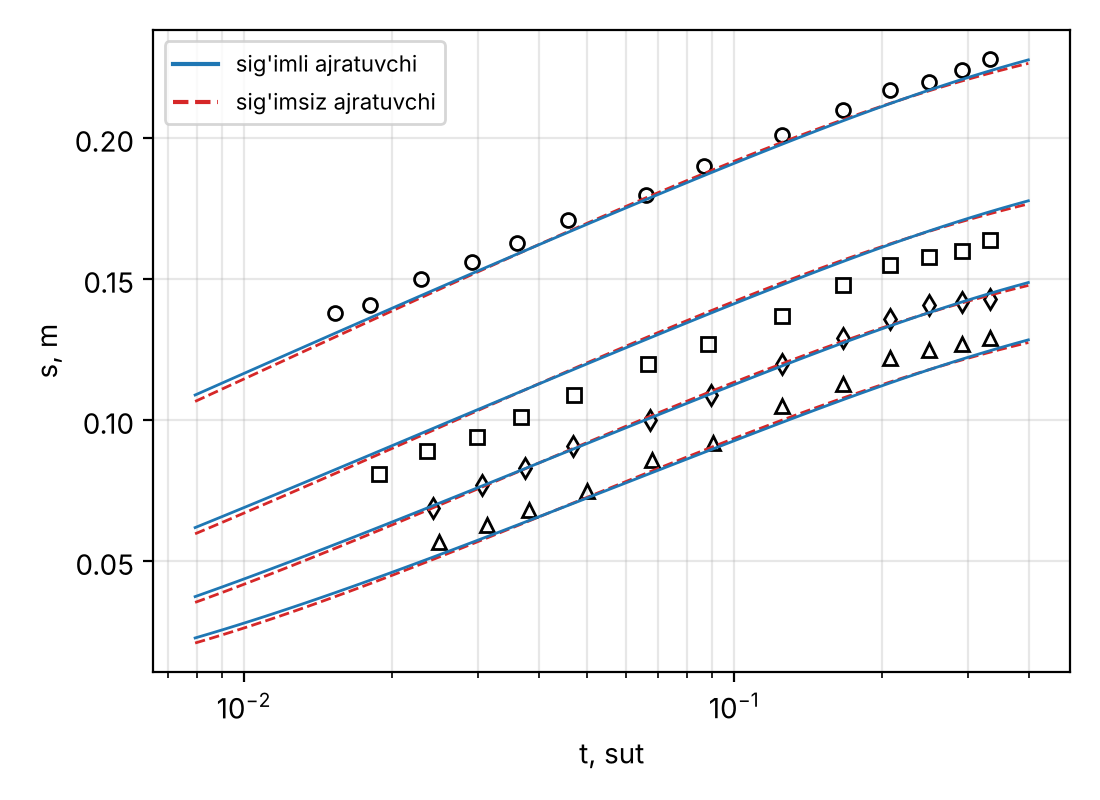

Python code for this plot:
"""4-tajriba: Dalem tajriba-filtratsion ishlari (Kruseman, de Ridder 1990, 4.2-jadval).
Ikki talqin: (a) sig'imsiz ajratuvchi (Xantush–Jakob): KD, S, c;
(b) sig'imli ajratuvchi: KD, S, c, S' (ustki qatlam napori o'zgarmas).
Ikkalasi ham Laplas sohasidagi etalon orqali, eng kichik kvadratlar usuli bilan."""
import json
import numpy as np
from scipy.optimize import least_squares
import matplotlib
matplotlib.use("Agg")
import matplotlib.pyplot as plt
from masala1 import etalon

d = np.genfromtxt("malumotlar/dalem.csv", delimiter=",", names=True, skip_header=2)
Q = 761.0
BIG = 1e9


def model(p, sig):
    KD, S, c = 10 ** p[0], 10 ** p[1], 10 ** p[2]
    Sp = 10 ** p[3] if sig else 0.0
    bq = 1.0  # b' = 1 deb olinadi: K' = 1/c, S'_s = S'; natija faqat c va S' ga bog'liq
    out = np.empty(len(d))
    for r in np.unique(d["r_m"]):
        i = d["r_m"] == r
        out[i] = etalon.kop_qatlam(r, d["t_sut"][i], [BIG, KD], [BIG, S],
                                   [bq / c], [bq], [Sp], [0, Q])[:, 1]
    return out


nat = {}
for nom, sig, p0 in (("sigimsiz", False, [3.2, -3, 2.7]), ("sigimli", True, [3.2, -3, 2.7, -3])):
    f = least_squares(lambda p: model(p, sig) - d["s_m"], p0, method="lm")
    J = f.jac; res = f.fun
    dof = len(res) - len(f.x)
    cov = np.linalg.inv(J.T @ J) * (res @ res) / dof
    sd = np.sqrt(np.diag(cov))
    par = {"KD": 10 ** f.x[0], "S": 10 ** f.x[1], "c": 10 ** f.x[2]}
    if sig:
        par["Sp"] = 10 ** f.x[3]
        par["t_c"] = par["c"] * par["Sp"]
    nat[nom] = {"parametrlar": par, "log10_sd": sd.tolist(),
                "RMSE_m": float(np.sqrt(np.mean(res ** 2))),
                "max_abs_m": float(np.max(abs(res))), "x": f.x.tolist()}
# Kruseman–de Ridder (Walton usuli) parametrlari bilan
pK = [np.log10(1731), np.log10(1.9e-3), np.log10(468)]
rK = model(pK, False) - d["s_m"]
nat["kruseman_walton"] = {"parametrlar": {"KD": 1731, "S": 1.9e-3, "c": 468},
                          "RMSE_m": float(np.sqrt(np.mean(rK ** 2)))}
print(json.dumps(nat, indent=1))
json.dump(nat, open("tajribalar/t4_dalem.json", "w"), indent=1)

fig, ax = plt.subplots(figsize=(5.5, 4))
tt = np.logspace(-2.1, -0.4, 60)
for r, mk in zip((30, 60, 90, 120), "osd^"):
    i = d["r_m"] == r
    ax.semilogx(d["t_sut"][i], d["s_m"][i], mk, mfc="none", color="k", ms=5)
    for nom, ls in (("sigimsiz", "--"), ("sigimli", "-")):
        p = nat[nom]["x"]
        KD, S, c = 10 ** p[0], 10 ** p[1], 10 ** p[2]
        Sp = 10 ** p[3] if len(p) > 3 else 0.0
        s = etalon.kop_qatlam(r, tt, [BIG, KD], [BIG, S], [1 / c], [1.0], [Sp], [0, Q])[:, 1]
        ax.semilogx(tt, s, ls, color="C0" if nom == "sigimli" else "C3", lw=1)
ax.plot([], [], "-", color="C0", label="sig'imli ajratuvchi")
ax.plot([], [], "--", color="C3", label="sig'imsiz ajratuvchi")
ax.set_xlabel("t, sut"); ax.set_ylabel("s, m"); ax.legend(fontsize=8); ax.grid(alpha=.3, which="both")
fig.tight_layout(); fig.savefig("tajribalar/t4_dalem.png", dpi=200, metadata={"Software": None})
